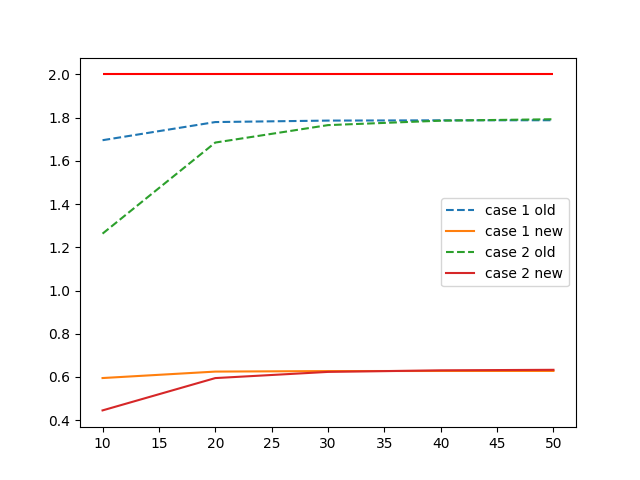

Reproduce this figure in Python.
# %%
import numpy as np
import sparrowpy as sp
import pyfar as pf
import matplotlib.pyplot as plt

# %%
# Setup a simulation for infinite plane

def calculate_ratio_old(
        width, depth, patch_size, source_pos, receiver_pos, speed_of_sound, sampling_rate):
    source = pf.Coordinates(*source_pos)
    receiver = pf.Coordinates(*receiver_pos)
    source_is = source.copy()
    source_is.z *= -1
    reflection_len =  (receiver - source_is).radius[0]
    max_histogram_length = reflection_len/speed_of_sound
    # print(max_histogram_length)
    max_histogram_length=1

    plane = sp.geometry.Polygon(
        [[-width/2, -depth/2, 0],
        [-width/2, depth/2, 0],
        [width/2, depth/2, 0],
        [width/2, depth/2, 0]],
        up_vector=np.array([1.,0.,0.]),
        normal=np.array([0.,0.,1.]))

    #simulation parameters
    radi = sp.radiosity.Radiosity(
        [plane], patch_size, 1, max_histogram_length,
        speed_of_sound=speed_of_sound, sampling_rate=sampling_rate)

    # run simulation
    source = sp.geometry.SoundSource(source_pos, [0, 1, 0], [0, 0, 1])
    radi.run(source)

    # gather energy at receiver
    receiver = sp.geometry.Receiver(receiver_pos, [0, 1, 0], [0, 0, 1])

    ir_slow = radi.energy_at_receiver(receiver, ignore_direct=True)
    I_diffuse = pf.Signal(ir_slow, sampling_rate=sampling_rate)
    I_specular = 1/(4*np.pi*reflection_len**2)
    return np.sum(I_diffuse.freq[:, :])/I_specular, I_specular, I_diffuse


def calculate_ratio_new(
        width, depth, patch_size, source_pos, receiver_pos, speed_of_sound, sampling_rate):
    source = pf.Coordinates(*source_pos)
    receiver = pf.Coordinates(*receiver_pos)
    source_is = source.copy()
    source_is.z *= -1
    reflection_len =  (receiver - source_is).radius[0]
    max_histogram_length = reflection_len/speed_of_sound
    # print(max_histogram_length)
    max_histogram_length=1

    plane = sp.geometry.Polygon(
        [[-width/2, -depth/2, 0],
        [-width/2, depth/2, 0],
        [width/2, depth/2, 0],
        [width/2, depth/2, 0]],
        up_vector=np.array([1.,0.,0.]),
        normal=np.array([0.,0.,1.]))

    #simulation parameters
    radi = sp.radiosity_fast.DRadiosityFast.from_polygon(
        [plane], patch_size)

    brdf_sources = pf.Coordinates(0, 0, 1, weights=1)
    brdf_receivers = pf.Coordinates(0, 0, 1, weights=1)
    brdf = sp.brdf.create_from_scattering(
        brdf_sources,
        brdf_receivers,
        pf.FrequencyData(1, [100]),
        pf.FrequencyData(0, [100]),
    )
    radi.set_wall_scattering(
        np.arange(1), brdf, brdf_sources, brdf_receivers)

    # set air absorption
    radi.set_air_attenuation(
        pf.FrequencyData(
            np.zeros_like(brdf.frequencies),
            brdf.frequencies))

    # set absorption coefficient
    radi.set_wall_absorption(
        np.arange(1),
        pf.FrequencyData(
            np.zeros_like(brdf.frequencies)+0,
            brdf.frequencies))

    # calculate from factors including directivity and absorption
    radi.bake_geometry(algorithm='order')

    # initialize source energy at each patch
    radi.init_source_energy(source_pos, algorithm='order')

    # gather energy at receiver
    radi.calculate_energy_exchange(
        speed_of_sound=speed_of_sound,
        histogram_time_resolution=1/sampling_rate,
        histogram_length=max_histogram_length,
        algorithm='order', max_depth=2)
    ir_fast = radi.collect_receiver_energy(
        receiver_pos, speed_of_sound=speed_of_sound,
        histogram_time_resolution=1/sampling_rate,
        propagation_fx=True)
    I_diffuse = pf.Signal(ir_fast, sampling_rate=sampling_rate)

    I_specular = 1/(4*np.pi*reflection_len**2)
    return np.sum(I_diffuse.freq[:, :])/I_specular, I_specular, I_diffuse


# %%
# Test case one

width = 40
depth = 40
patch_size = 1
speed_of_sound = 346.18
sampling_rate = 1

ratio_1_new = []
ratio_1_old = []
ratio_2_new = []
ratio_2_old = []
ratio_3 = []
ratio_4 = []
dimensions = [1, 10, 100, 1000]
for w in dimensions:
    # case 1: source and receiver are at the same position
    expected_ratio = 2
    source_pos = [0, 0, 3]
    receiver_pos = [0, 0, 3]
    r, I_specular, I_diffuse = calculate_ratio_old(
        width, depth, patch_size, source_pos,
        receiver_pos, speed_of_sound, w)
    ratio_1_old.append(r)
    r, I_specular, I_diffuse = calculate_ratio_new(
        width, depth, patch_size, source_pos,
        receiver_pos, speed_of_sound, w)
    ratio_1_new.append(r)
    # case 2: source and receiver are on the same normal
    expected_ratio = 2
    source_pos = [0, 0, 10]
    receiver_pos = [0, 0, 3]
    r, I_specular, I_diffuse = calculate_ratio_old(
        width, depth, patch_size, source_pos,
        receiver_pos, speed_of_sound, w)
    ratio_2_old.append(r)
    r, I_specular, I_diffuse = calculate_ratio_new(
        width, depth, patch_size, source_pos,
        receiver_pos, speed_of_sound, w)
    ratio_2_new.append(r)


# %%
fig = plt.figure()
ax = fig.add_subplot(111)
ax.semilogx(dimensions, ratio_1_old, '--', label='case 1 old')
ax.semilogx(dimensions, ratio_1_new, label='case 1 new')
ax.semilogx(dimensions, ratio_2_old, '--', label='case 2 old')
ax.semilogx(dimensions, ratio_2_new, label='case 2 new')
ax.hlines(2, dimensions[0], dimensions[-1], 'r', label='expected')
ax.set_xlabel('sampling rate')
plt.legend()
plt.show()
fig.savefig('validate_infinite_diffuse_surface_vs_sampling_rate.png')



# %%

# %%
# Test case one

width = 10
depth = 10
patch_size = 1
speed_of_sound = 346.18
sampling_rate = 1

ratio_1_new = []
ratio_1_old = []
ratio_2_new = []
ratio_2_old = []
ratio_3 = []
ratio_4 = []
dimensions = [10, 20, 30, 40, 50]
for w in dimensions:
    # case 1: source and receiver are at the same position
    expected_ratio = 2
    source_pos = [0, 0, 3]
    receiver_pos = [0, 0, 3]
    r, I_specular, I_diffuse = calculate_ratio_old(
        w, w, patch_size, source_pos,
        receiver_pos, speed_of_sound, sampling_rate)
    ratio_1_old.append(r)
    r, I_specular, I_diffuse = calculate_ratio_new(
        w, w, patch_size, source_pos,
        receiver_pos, speed_of_sound, sampling_rate)
    ratio_1_new.append(r)
    # case 2: source and receiver are on the same normal
    expected_ratio = 2
    source_pos = [0, 0, 10]
    receiver_pos = [0, 0, 4]
    r, I_specular, I_diffuse = calculate_ratio_old(
        w, w, patch_size, source_pos,
        receiver_pos, speed_of_sound, sampling_rate)
    ratio_2_old.append(r)
    r, I_specular, I_diffuse = calculate_ratio_new(
        w, w, patch_size, source_pos,
        receiver_pos, speed_of_sound, sampling_rate)
    ratio_2_new.append(r)


# %%
fig = plt.figure()
ax = fig.add_subplot(111)
ax.plot(dimensions, ratio_1_old, '--', label='case 1 old')
ax.plot(dimensions, ratio_1_new, label='case 1 new')
ax.plot(dimensions, ratio_2_old, '--', label='case 2 old')
ax.plot(dimensions, ratio_2_new, label='case 2 new')
ax.hlines(2, dimensions[0], dimensions[-1], 'r', label='expected')
plt.legend()
plt.show()
fig.savefig('validate_infinite_diffuse_surface_vs_plane_size.png')

# %%
